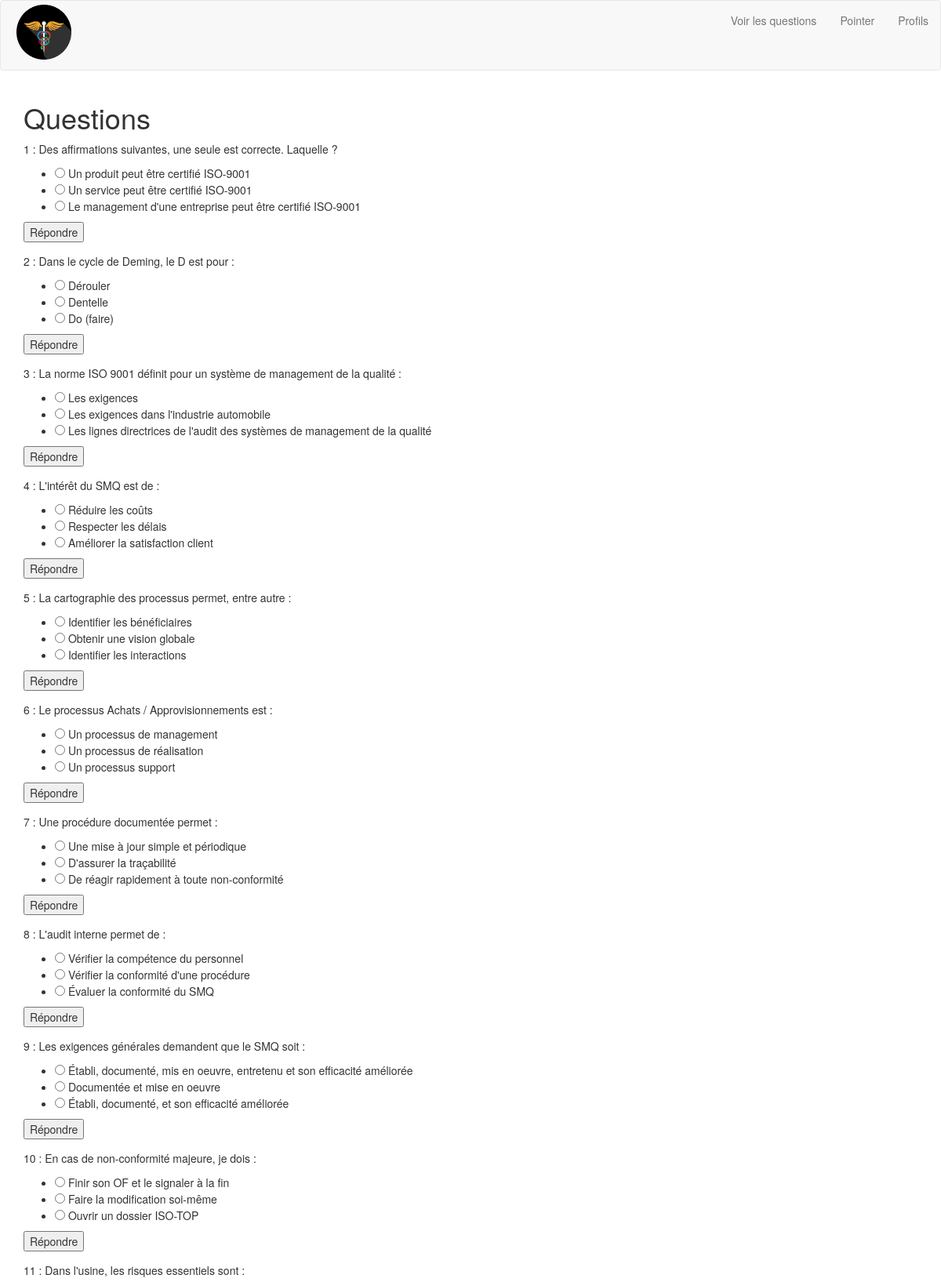
The page /questions/list (upper part) on the database its author committed.
### app/models/question.py (models this page shows)
class Question(db.Model):
    __tablename__ = 'pzr_question'
    id = db.Column(db.Integer, primary_key=True)
    label = db.Column(db.String(300))
    category_id = db.Column(db.Integer, db.ForeignKey('pzr_category.id'))
    level = db.Column(db.Integer, default=1)
    answers = db.relationship('Answer', backref='question', lazy="dynamic")
    results = db.relationship('Result', backref='question', lazy="dynamic")

### app/models/answer.py (models this page shows)
class Answer(db.Model):
    __tablename__ = 'pzr_answer'
    id = db.Column(db.Integer, primary_key=True)
    label = db.Column(db.String(300))
    question_id = db.Column(db.Integer, db.ForeignKey('pzr_question.id'))
    right_answer = db.Column(db.Boolean, default=False, nullable=False)
    explanation = db.Column(db.String)
    results = db.relationship('Result', backref='worker', lazy="dynamic")

### app/controllers/main_controller.py (the view)
@app.route('/questions/list')
def questions_list():
    questions = Question.query.all()
    return render_template('questions.html', title='Liste des questions', questions=questions)

### app/templates/questions.html
{% extends "base.html" %}
{% block content %}
    {% if worker %}
        <h1>Question</h1>
    {% else %}
        <h1>Questions</h1>
    {% endif %}
    {% for question in questions %}
    <p>
        {{ question.id }} : {{ question.label }} <br/>
    <form action="" method="post" name="answer">
        <ul>
            {% for answer in question.answers %}
            <li><input type="radio" name="{{ question.id }}" id="{{ answer.id }}" value="{{ answer.id }}">
                {{ answer.label }}
            </li>
            {% endfor %}
        </ul>
        <input type="submit" value="Répondre">
    </form>
    </p>
    {% endfor %}
{% endblock %}

### app/static/CSS/main.css (style rules this page uses)
body { max-width: 100%; }

### rows shown on the page
Question: id "1", label "Des affirmations suivantes, une seule est correcte. Laquelle ?"
Answer: label "Un produit peut être certifié ISO-9001"
Answer: label "Un service peut être certifié ISO-9001"
Answer: label "Le management d'une entreprise peut être certifié ISO-9001"
Question: id "2", label "Dans le cycle de Deming, le D est pour :"
Answer: label "Dérouler"
Answer: label "Dentelle"
Answer: label "Do (faire)"
Question: id "3", label "La norme ISO 9001 définit pour un système de management de la qualité :"
Answer: label "Les exigences"
Answer: label "Les exigences dans l'industrie automobile"
Answer: label "Les lignes directrices de l'audit des systèmes de management de la qualité"
Question: id "4", label "L'intérêt du SMQ est de :"
Answer: label "Réduire les coûts"
Answer: label "Respecter les délais"
Answer: label "Améliorer la satisfaction client"
Question: id "5", label "La cartographie des processus permet, entre autre :"
Answer: label "Identifier les bénéficiaires"
Answer: label "Obtenir une vision globale"
Answer: label "Identifier les interactions"
Question: id "6", label "Le processus Achats / Approvisionnements est :"
Answer: label "Un processus de management"
Answer: label "Un processus de réalisation"
Answer: label "Un processus support"
Question: id "7", label "Une procédure documentée permet :"
Answer: label "Une mise à jour simple et périodique"
Answer: label "D'assurer la traçabilité"
Answer: label "De réagir rapidement à toute non-conformité"
Question: id "8", label "L'audit interne permet de :"
Answer: label "Vérifier la compétence du personnel"
Answer: label "Vérifier la conformité d'une procédure"
Answer: label "Évaluer la conformité du SMQ"
Question: id "9", label "Les exigences générales demandent que le SMQ soit :"
Answer: label "Établi, documenté, mis en oeuvre, entretenu et son efficacité améliorée"
Answer: label "Documentée et mise en oeuvre"
Answer: label "Établi, documenté, et son efficacité améliorée"
Question: id "10", label "En cas de non-conformité majeure, je dois :"
Answer: label "Finir son OF et le signaler à la fin"
Answer: label "Faire la modification soi-même"
Answer: label "Ouvrir un dossier ISO-TOP"
Question: id "11", label "Dans l'usine, les risques essentiels sont :"
